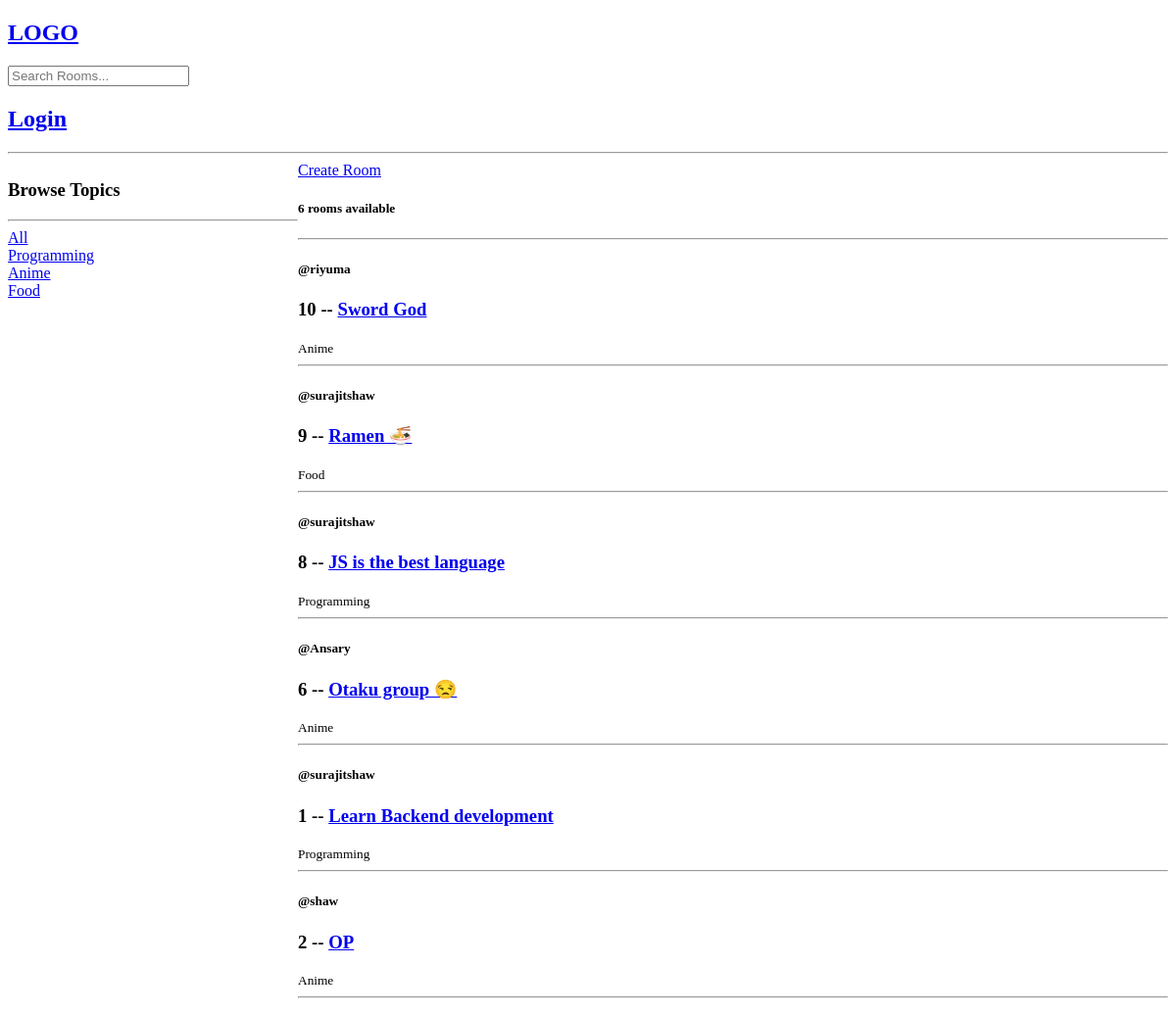
The app's page /, older data.
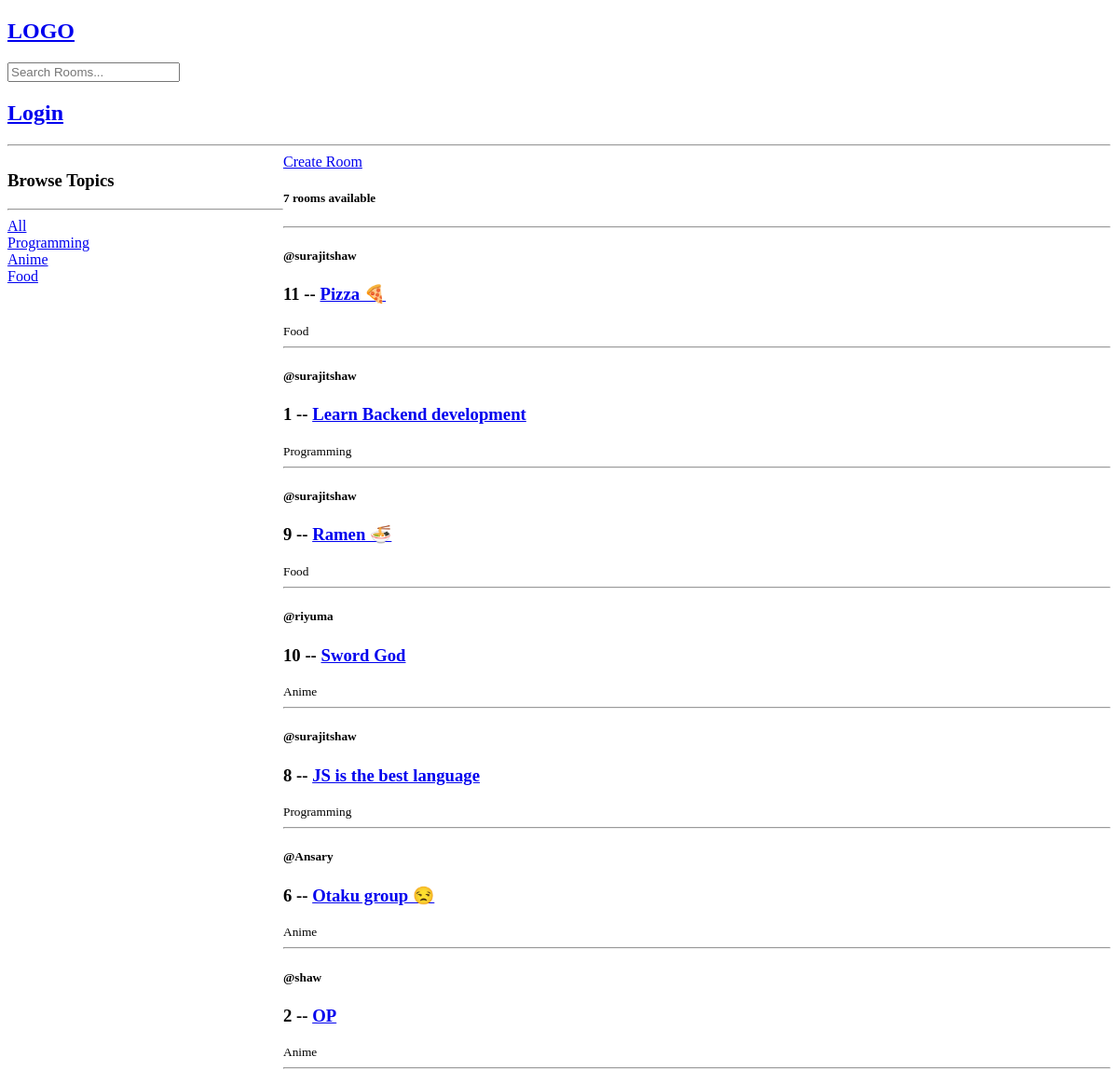
The same page, newer data.
### base/models.py (models this page shows, shortened)
class Topic(models.Model):
    name = models.CharField(max_length=200)

class Room(models.Model):
    host = models.ForeignKey(User, on_delete=models.SET_NULL, null=True)
    topic = models.ForeignKey(Topic, on_delete=models.SET_NULL, null=True)
    participants = models.ManyToManyField(User, blank=True, related_name='participants')
    name = models.CharField(max_length=200)
    description = models.TextField(null=True, blank=True)
    created_at = models.DateTimeField(auto_now_add=True)
    updated_at = models.DateTimeField(auto_now=True)
    class Meta:
        ordering = ('-updated_at','-created_at')

### base/views.py (the view)
# urls.py: path('', views.home, name='home'),
def home(request):
    q = request.GET.get('q') if request.GET.get('q') != None else ''
    rooms = Room.objects.filter(
        Q(topic__name__icontains=q) |
        Q(name__icontains=q) |
        Q(description__icontains=q)
    )
    topics = Topic.objects.all()
    room_count = rooms.count()
    return render(request, 'home.html', {'rooms': rooms, 'topics': topics, 'room_count': room_count})

### templates/home.html (shortened to what this page needs)
{% extends 'main.html' %}
{% block content %}
<div class="home-container">
  <div>
    <h3>Browse Topics</h3>
    <hr>
    <div>
      <a href="{% url 'home' %}">All</a>
    </div>
    {% for topic in topics %}
    <div>
      <a href="{% url 'home' %}?q={{topic.name}}">{{topic.name}}</a>
    </div>
    {% endfor %}
  </div>
  <div>
    <a href={% url 'create-room' %}>Create Room</a>
    <h5>{{ room_count }} rooms available</h5>
  <hr>
  {% for room in rooms %}
  <div>
    <h5>@{{room.host.username}}</h5>
    <h3>{{room.id}} -- <a href="room/{{room.id}}/">{{room.name}}</a></h3>
    <small>{{room.topic.name}}</small>
    <hr>
  </div>
  {% endfor %}
  </div>
</div>
{% endblock content %}

Row changes from the older to the newer data that the page shows:
added Room: host.username "surajitshaw", id "11", name "Pizza 🍕", topic.name "Food"
changed Room "Learn Backend development": moves up the list
changed Room "Ramen 🍜": moves down the list
Text that changed along with them:
{{ room_count }}: "6" → "7"
